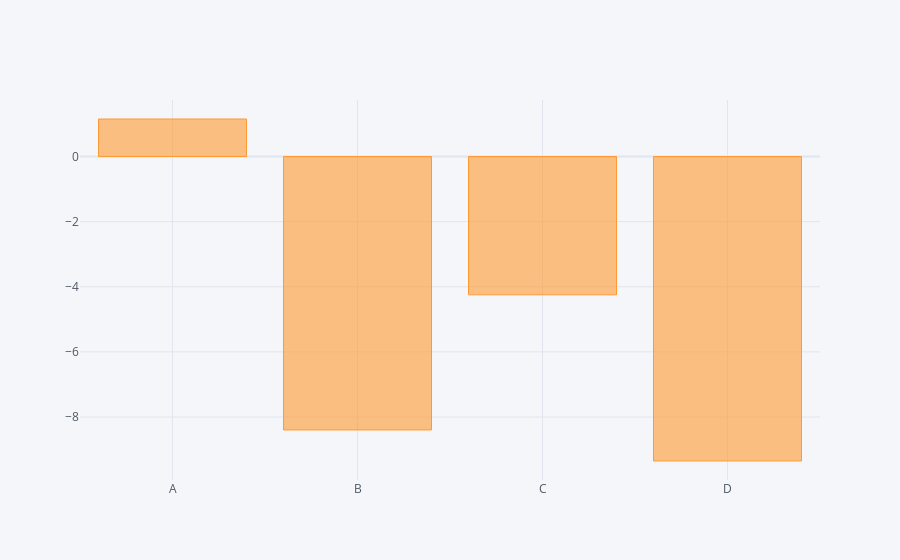

Notebook source saved alongside this figure:
### Code cell
df.sum().iplot(kind='bar')

### Figure 1 — Plotly figure (JSON) as saved in the notebook; plotly's stock layout.template omitted (floating-point values rounded to 4 significant figures)
{"data": [{"marker": {"color": "rgba(255, 153, 51, 0.6)", "line": {"color": "rgba(255, 153, 51, 1.0)", "width": 1}}, "name": "None", "orientation": "v", "text": "", "type": "bar", "x": ["A", "B", "C", "D"], "y": [1.153, -8.398, -4.247, -9.351]}], "layout": {"legend": {"bgcolor": "#F5F6F9", "font": {"color": "#4D5663"}}, "paper_bgcolor": "#F5F6F9", "plot_bgcolor": "#F5F6F9", "title": {"font": {"color": "#4D5663"}}, "xaxis": {"gridcolor": "#E1E5ED", "showgrid": true, "tickfont": {"color": "#4D5663"}, "title": {"font": {"color": "#4D5663"}, "text": ""}, "zerolinecolor": "#E1E5ED"}, "yaxis": {"gridcolor": "#E1E5ED", "showgrid": true, "tickfont": {"color": "#4D5663"}, "title": {"font": {"color": "#4D5663"}, "text": ""}, "zerolinecolor": "#E1E5ED"}}}
